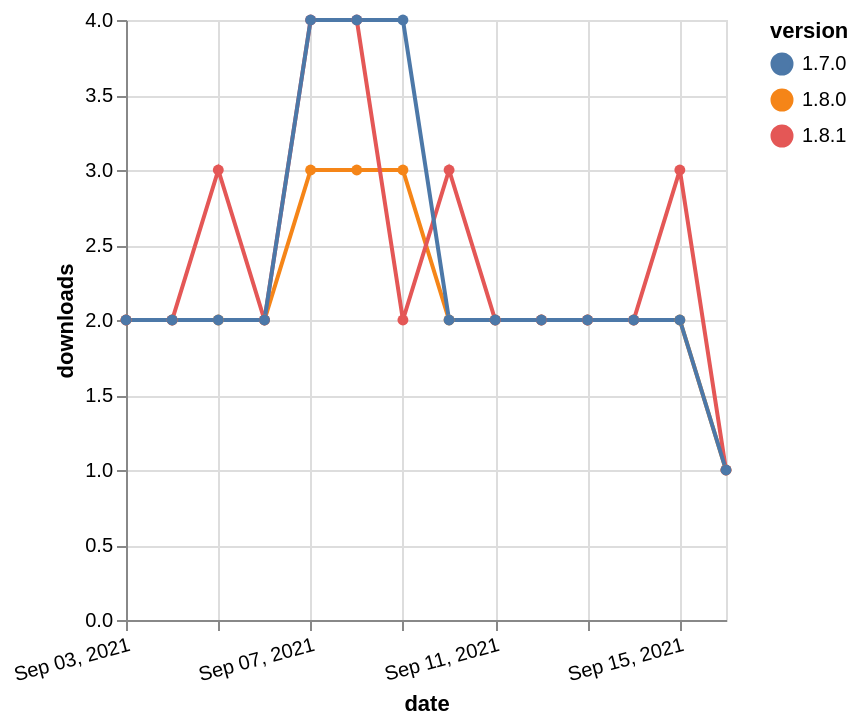

Vega-Lite specification for this chart:
### Vega-Lite specification from a JSON file in a GitHub repository (floating-point values rounded to 4 significant figures)
{"$schema": "https://vega.github.io/schema/vega-lite/v5.json", "description": "A simple bar chart with embedded data.", "data": {"values": [{"date": "2021-09-03", "total": 1494, "delta": 2, "version": "1.8.0"}, {"date": "2021-09-04", "total": 1496, "delta": 2, "version": "1.8.0"}, {"date": "2021-09-05", "total": 1498, "delta": 2, "version": "1.8.0"}, {"date": "2021-09-06", "total": 1500, "delta": 2, "version": "1.8.0"}, {"date": "2021-09-07", "total": 1503, "delta": 3, "version": "1.8.0"}, {"date": "2021-09-08", "total": 1506, "delta": 3, "version": "1.8.0"}, {"date": "2021-09-09", "total": 1509, "delta": 3, "version": "1.8.0"}, {"date": "2021-09-10", "total": 1511, "delta": 2, "version": "1.8.0"}, {"date": "2021-09-11", "total": 1513, "delta": 2, "version": "1.8.0"}, {"date": "2021-09-12", "total": 1515, "delta": 2, "version": "1.8.0"}, {"date": "2021-09-13", "total": 1517, "delta": 2, "version": "1.8.0"}, {"date": "2021-09-14", "total": 1519, "delta": 2, "version": "1.8.0"}, {"date": "2021-09-15", "total": 1521, "delta": 2, "version": "1.8.0"}, {"date": "2021-09-16", "total": 1522, "delta": 1, "version": "1.8.0"}, {"date": "2021-09-03", "total": 1509, "delta": 2, "version": "1.8.1"}, {"date": "2021-09-04", "total": 1511, "delta": 2, "version": "1.8.1"}, {"date": "2021-09-05", "total": 1514, "delta": 3, "version": "1.8.1"}, {"date": "2021-09-06", "total": 1516, "delta": 2, "version": "1.8.1"}, {"date": "2021-09-07", "total": 1520, "delta": 4, "version": "1.8.1"}, {"date": "2021-09-08", "total": 1524, "delta": 4, "version": "1.8.1"}, {"date": "2021-09-09", "total": 1526, "delta": 2, "version": "1.8.1"}, {"date": "2021-09-10", "total": 1529, "delta": 3, "version": "1.8.1"}, {"date": "2021-09-11", "total": 1531, "delta": 2, "version": "1.8.1"}, {"date": "2021-09-12", "total": 1533, "delta": 2, "version": "1.8.1"}, {"date": "2021-09-13", "total": 1535, "delta": 2, "version": "1.8.1"}, {"date": "2021-09-14", "total": 1537, "delta": 2, "version": "1.8.1"}, {"date": "2021-09-15", "total": 1540, "delta": 3, "version": "1.8.1"}, {"date": "2021-09-16", "total": 1541, "delta": 1, "version": "1.8.1"}, {"date": "2021-09-03", "total": 2583, "delta": 2, "version": "1.7.0"}, {"date": "2021-09-04", "total": 2585, "delta": 2, "version": "1.7.0"}, {"date": "2021-09-05", "total": 2587, "delta": 2, "version": "1.7.0"}, {"date": "2021-09-06", "total": 2589, "delta": 2, "version": "1.7.0"}, {"date": "2021-09-07", "total": 2593, "delta": 4, "version": "1.7.0"}, {"date": "2021-09-08", "total": 2597, "delta": 4, "version": "1.7.0"}, {"date": "2021-09-09", "total": 2601, "delta": 4, "version": "1.7.0"}, {"date": "2021-09-10", "total": 2603, "delta": 2, "version": "1.7.0"}, {"date": "2021-09-11", "total": 2605, "delta": 2, "version": "1.7.0"}, {"date": "2021-09-12", "total": 2607, "delta": 2, "version": "1.7.0"}, {"date": "2021-09-13", "total": 2609, "delta": 2, "version": "1.7.0"}, {"date": "2021-09-14", "total": 2611, "delta": 2, "version": "1.7.0"}, {"date": "2021-09-15", "total": 2613, "delta": 2, "version": "1.7.0"}, {"date": "2021-09-16", "total": 2614, "delta": 1, "version": "1.7.0"}]}, "width": "container", "mark": {"type": "line", "point": {"filled": true}}, "encoding": {"x": {"field": "date", "type": "temporal", "timeUnit": "yearmonthdate", "title": "date", "axis": {"labelAngle": -15}}, "y": {"field": "delta", "type": "quantitative", "title": "downloads"}, "color": {"field": "version", "type": "nominal"}, "tooltip": {"field": "delta"}}}
